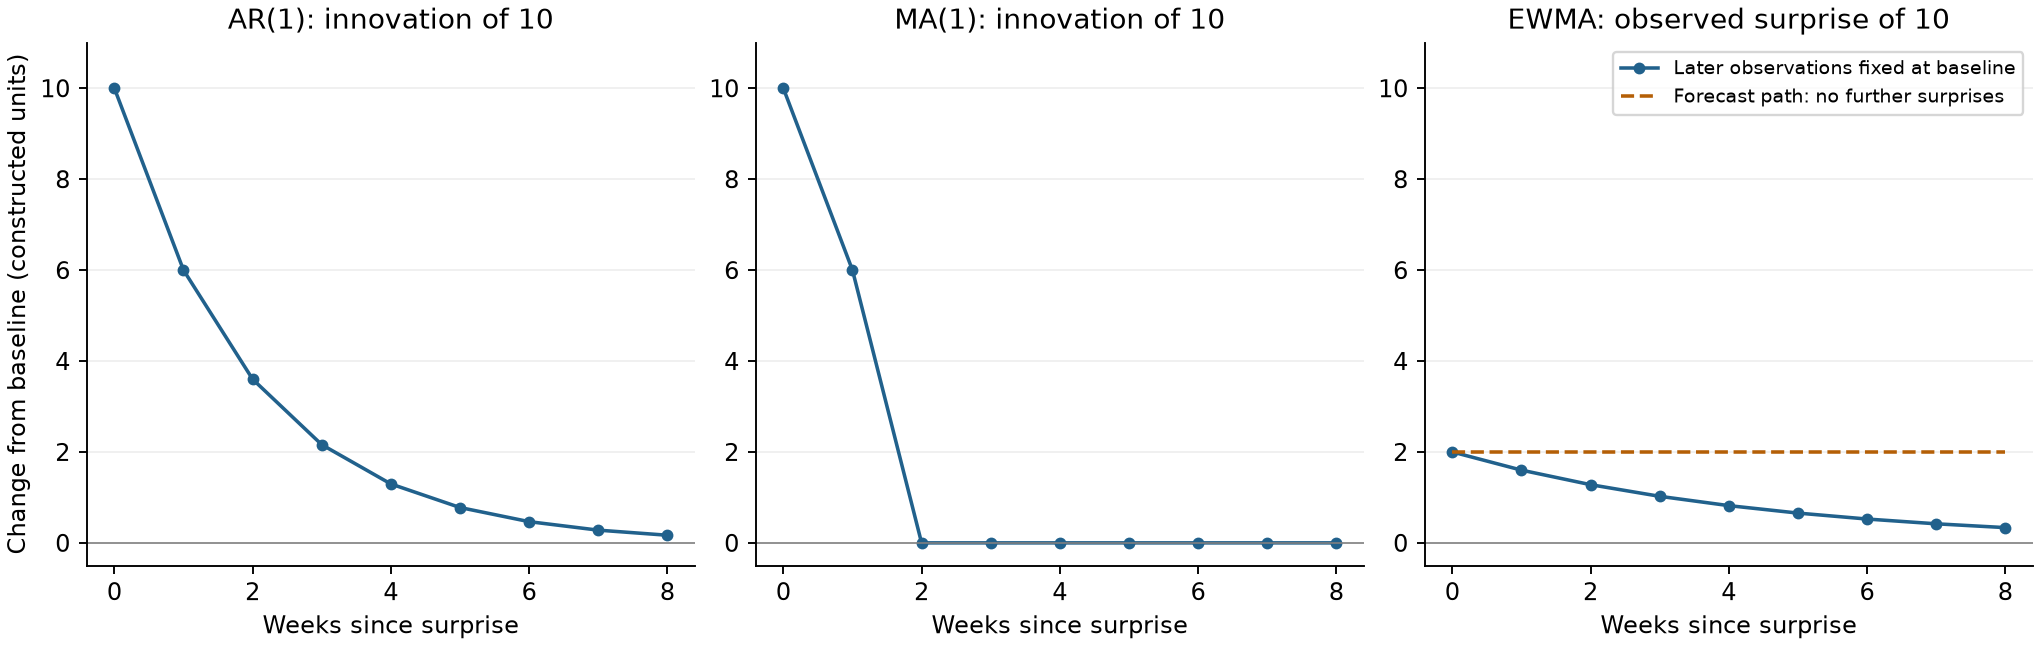

Here is the Python script that generated this plot:
import json
import numpy as np
import matplotlib
matplotlib.use('Agg')
import matplotlib.pyplot as plt

h=np.arange(9)
shock=10.0
phi=0.6
theta=0.6
alpha=0.2
ar=shock*phi**h
ma=np.zeros(len(h)); ma[0]=shock; ma[1]=theta*shock
pulse=alpha*shock*(1-alpha)**h
forecast=np.full(len(h),alpha*shock)
results={'constructed_parameters':{'shock':shock,'AR_phi':phi,'MA_theta_plus_convention':theta,'EWMA_alpha':alpha},
         'weeks_since_shock':h.tolist(),'AR_innovation_response':ar.tolist(),
         'MA_innovation_response':ma.tolist(),'EWMA_level_response_to_isolated_observation_pulse':pulse.tolist(),
         'EWMA_forecast_after_shock_no_further_innovations':forecast.tolist()}
with open('surprise_responses_05_results.json','w') as f:
    json.dump(results,f,indent=2)
fig,axes=plt.subplots(1,3,figsize=(12,3.8),constrained_layout=True)
for ax, vals, title in zip(axes,[ar,ma,pulse],['AR(1): innovation of 10','MA(1): innovation of 10','EWMA: observed surprise of 10']):
    ax.plot(h,vals,'o-',color='#21618c',ms=4,label='Later observations fixed at baseline' if ax is axes[2] else None)
    ax.axhline(0,color='gray',lw=.7)
    ax.set(title=title,xlabel='Weeks since surprise',ylim=(-.5,11),xticks=[0,2,4,6,8])
    ax.grid(axis='y',alpha=.2)
    ax.spines[['top','right']].set_visible(False)
axes[0].set_ylabel('Change from baseline (constructed units)')
axes[2].plot(h,forecast,'--',color='#b45f06',label='Forecast path: no further surprises')
axes[2].legend(fontsize=8,loc='upper right')
fig.savefig('surprise_responses_05.png',dpi=170)
print(json.dumps(results,indent=2))
